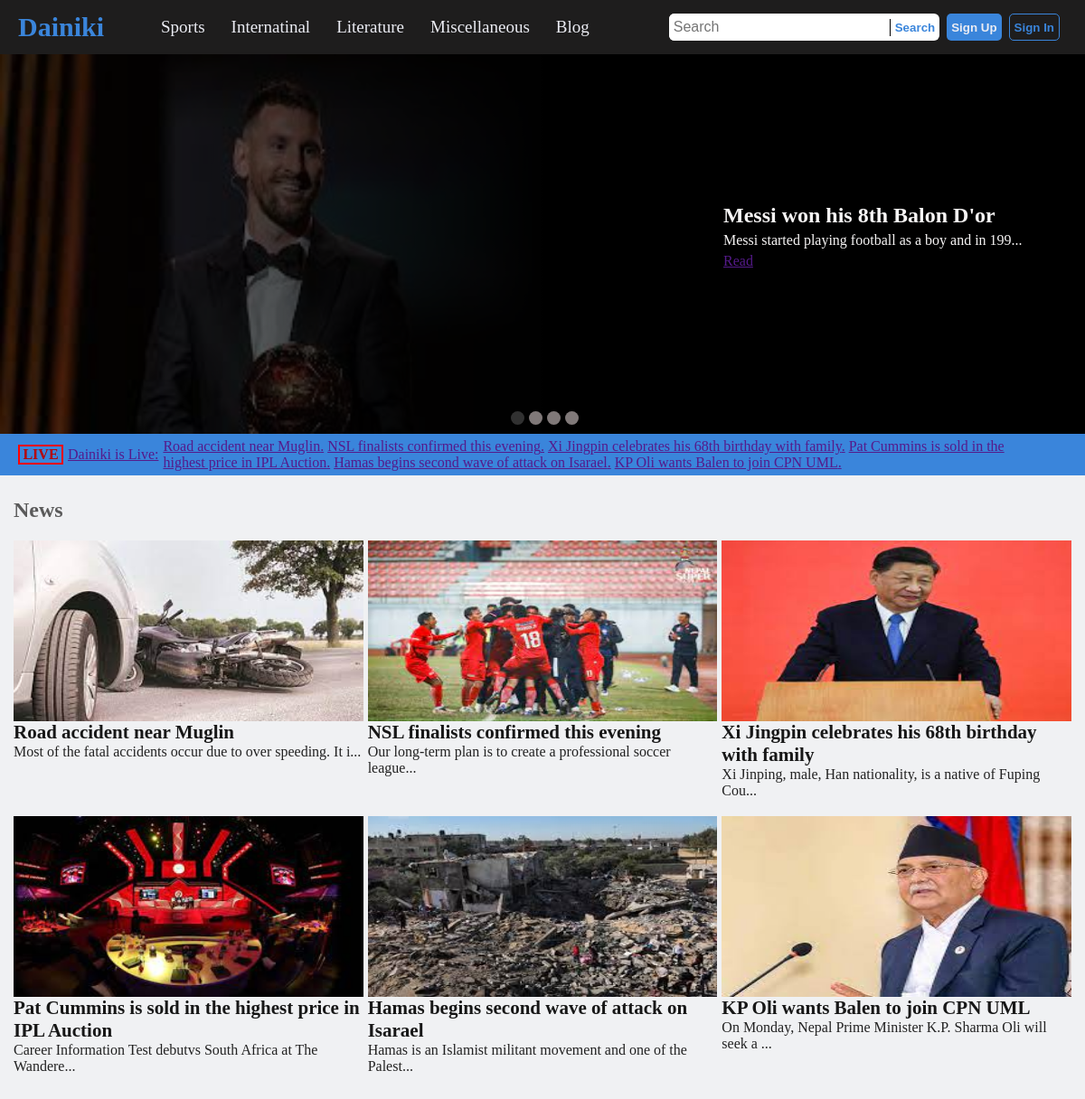
The page / on the database its author committed.
### app/models.py (models this page shows, shortened)
class Banner(models.Model):
    title = models.CharField(max_length = 50)
    body = models.TextField()
    relevant_image = models.ImageField(upload_to='photos/')

class Post(models.Model):
    title = models.CharField(max_length = 100)
    body = models.TextField()
    date_published = models.DateTimeField(default = timezone.now)
    category = models.ForeignKey(Category,on_delete = models.CASCADE)
    relevant_image = models.ImageField(upload_to='photos/')
    author = models.ForeignKey(User,on_delete = models.CASCADE)
    comment_counter = models.PositiveIntegerField(default = 0)
    like_counter = models.PositiveIntegerField(default = 0)
    share_counter = models.PositiveIntegerField(default = 0)
    slug = models.SlugField(default = "",null = False)

### app/views.py (the view)
# urls.py: path('',views.home,name='home'),
def home(req):
    postSnapshots = Post.objects.all().order_by('-date_published').values()
    bannerSnapshots = Banner.objects.all().values()
    for x in bannerSnapshots:
        x['body']=x['body'][0:50]
    for x in postSnapshots:
        x['body']=x['body'][0:60]
    return render(req,'index.html',{'posts':postSnapshots,'banners':bannerSnapshots})

### templates/index.html (shortened to what this page needs)
{% load static %}
<!DOCTYPE html>
<html lang="en">
<head>
    <link rel="stylesheet" href="{% static 'css/styles.css' %}">
    <link rel="stylesheet" href="https://cdnjs.cloudflare.com/ajax/libs/font-awesome/4.7.0/css/font-awesome.min.css">
</head>
<body>
    {% include "navbar.html" %}
    {% include "banner.html" with data=banners %}
    <div class="live-info">
        <div class="live-icon">
            <p>LIVE</p>
        </div>
        <a href="">Dainiki is Live:</a>
        <marquee behavior="" direction="" style="width: calc(100% - 200px);">
           {% for x in posts %}
            <a href="">{{x.title}}.</a>
           {% endfor %}
        </marquee>
    </div>
    <section class="news">
        <h2>News</h2>
        <div class="news-container">
            {% if posts %}
            {% for x in posts %}
            <a href="{% url 'read' x.slug %}" class="news-card">
                <div class="image-container">
                    <img src="media/{{x.relevant_image}}" alt="">
                </div>
                <div class="title">
                    <p>{{x.title}}</p>
                </div>
                <div class="body">
                    <p>{{x.body}}...</p>
                </div>
            </a>
            {% endfor %}
            {% else %}
            <p style="text-align: center;">No data</p>
            {% endif %}
        </div>
    </section>
    <section class="event"></section>
</body>
</html>

### templates/navbar.html (shortened to what this page needs)
<header class="dainiki-header">
    <a href="{% url 'home' %}" class="brand">
        Dainiki
    </a>
    <nav class="menu">
        <a href="#" class="link">Sports</a>
        <a href="#" class="link">Internatinal</a>
        <a href="#" class="link">Literature</a>
        <a href="#" class="link">Miscellaneous</a>
        <a href="#" class="link">Blog</a>
    </nav>
    <div class="end">
        <form action="">
            <input type="search" name="search" id="search" placeholder="Search">
            <button class="btn search-btn">Search</button>
        </form>
        <button class="btn signup">Sign Up</button>
        <button class="btn signin">Sign In</button>
    </div>
</header>

### templates/banner.html
{% load static %}
<div class="dainiki-banner">
    {% if data %}
    {% for x in data %}
    <div class="banner-container">
        <div class="image-container">
            <img src="media/{{x.relevant_image}}" alt="">
        </div>
        <div class="body">
            <h2>{{x.title}}</h2>
            <p>
                {{x.body}}...
            </p>
            <a href="">Read</a>
        </div>
    </div>
    {% endfor %}
    <div class="index-dot">
        {% for x in data %}
        <div class="dot active" onclick="slideshow(0)"></div>
        {% endfor %}
    </div>
    {% else %}
    <div class="nodata"><p>No Data</p></div>
    {% endif %}
</div>

### static/css/styles.css (style rules this page uses)
* { margin: 0; padding: 0; box-sizing: border-box; }
:root { --highlight-color: rgb(58, 133, 219); --text-color: rgb(235, 236, 243); --body-bg: rgb(240, 241, 243); --container-bg1: #1e1d1d; }
body { background-color: var(--body-bg); }
section { padding: 5px 15px; }
.dainiki-header { width: 100%; height: 60px; display: flex; justify-content: space-between; align-items: center; padding: 10px 20px; background-color: var(--container-bg1); position: relative; }
.dainiki-header .brand { font-size: 30px; text-decoration: none; font-weight: 800; color: var(--highlight-color); }
.dainiki-header .end { display: flex; }
.dainiki-header .end>* { margin-right: 8px; }
.btn { background-color: transparent; border: none; color: var(--highlight-color); padding: 2px 5px; font-weight: 600; cursor: pointer; }
.dainiki-header form { background-color: #fff; border-radius: 6px; overflow: hidden; }
.search-btn { border-left: 1px solid black; }
.signup { background-color: var(--highlight-color); color: var(--text-color); border-radius: 5px; }
.signin { border: 1px solid var(--highlight-color); border-radius: 5px; }
#search { height: 30px; width: 240px; outline: none; border: none; padding: 2px 5px; font-size: 16px; }
.dainiki-header .menu .link { margin-right: 25px; font-size: 19px; font-weight: 600px; text-decoration: none; color: var(--text-color); position: relative; }
.dainiki-header .menu .link::before { display: none; content: ''; height: 3px; width: 100%; position: absolute; left: 0; top: calc(100% + 5px); background-color: var(--highlight-color); }
.dainiki-banner { height: 420px; width: 100%; background: linear-gradient(to right,rgba(0,0,0,0.3),rgba(0,0,0,1),rgba(0,0,0,1)); position: relative; }
.dainiki-banner .index-dot { position: absolute; bottom: 10px; left: calc(50% - 40px); display: flex; }
.dainiki-banner .index-dot .dot { height: 15px; width: 15px; background-color: #807979; border-radius: 50%; margin-left: 5px; cursor: pointer; }
.banner-container { height: 100%; display: flex; animation-name: fade; animation-duration: 0.6s; animation-timing-function: linear; }
.banner-container .image-container { height: 100%; width: 55%; mix-blend-mode: multiply; }
.banner-container .image-container img { height: 100%; width: 100%; }
.banner-container .body { width: 40%; display: flex; flex-direction: column; align-items: flex-start; padding-left: 140px; padding-top: 160px; }
.banner-container .body > * { margin-top: 5px; }
.banner-container .body h2 { color: #f7f5f5; }
.banner-container .body p { color: #f7f5f5; }
.live-info { padding: 5px 15px; background-color: var(--highlight-color); display: flex; justify-content: flex-start; align-items: center; }
.live-info > * { margin-left: 5px; }
.live-info p { color: #fff; }
.live-icon { border: 2px solid red; width: 50px; display: flex; justify-content: center; align-items: center; }
.live-icon p { color:rgb(182, 0, 0); font-weight: 600; }
section h2 { color: #5a5a5a; }
.news { margin-top: 20px; }
.news-card .title p { font-weight: 600; font-size: 21px; color: #171717; }
.news-card .body p { color: #222222; }
.news-card .image-container { width: 100%; height: 200px; background-color: aquamarine; }
.news-card .image-container img { height: 200px; width: 100%; }
.news-container { width: 100%; margin-top: 20px; display: grid; grid-template-columns: repeat(auto-fit,minmax(300px,1fr)); gap: 5px; }
.news-card { height: 300px; max-width: 500px !important; text-decoration: none; }

### rows shown on the page
Banner: relevant_image (picture), title "Messi won his 8th Balon D'or", body "Messi started playing football as a boy and in 199"
Post: title "Road accident near Muglin", relevant_image (picture), body "Most of the fatal accidents occur due to over speeding. It i"
Post: title "NSL finalists confirmed this evening", relevant_image (picture), body "Our long-term plan is to create a professional soccer league"
Post: title "Xi Jingpin celebrates his 68th birthday with family", relevant_image (picture), body "Xi Jinping, male, Han nationality, is a native of Fuping Cou"
Post: title "Pat Cummins is sold in the highest price in IPL Auction", relevant_image (picture), body "Career Information Test debutvs South Africa at The Wandere"
Post: title "Hamas begins second wave of attack on Isarael", relevant_image (picture), body "Hamas is an Islamist militant movement and one of the Palest"
Post: title "KP Oli wants Balen to join CPN UML", relevant_image (picture), body "On Monday, Nepal Prime Minister K.P. Sharma Oli will seek a"
